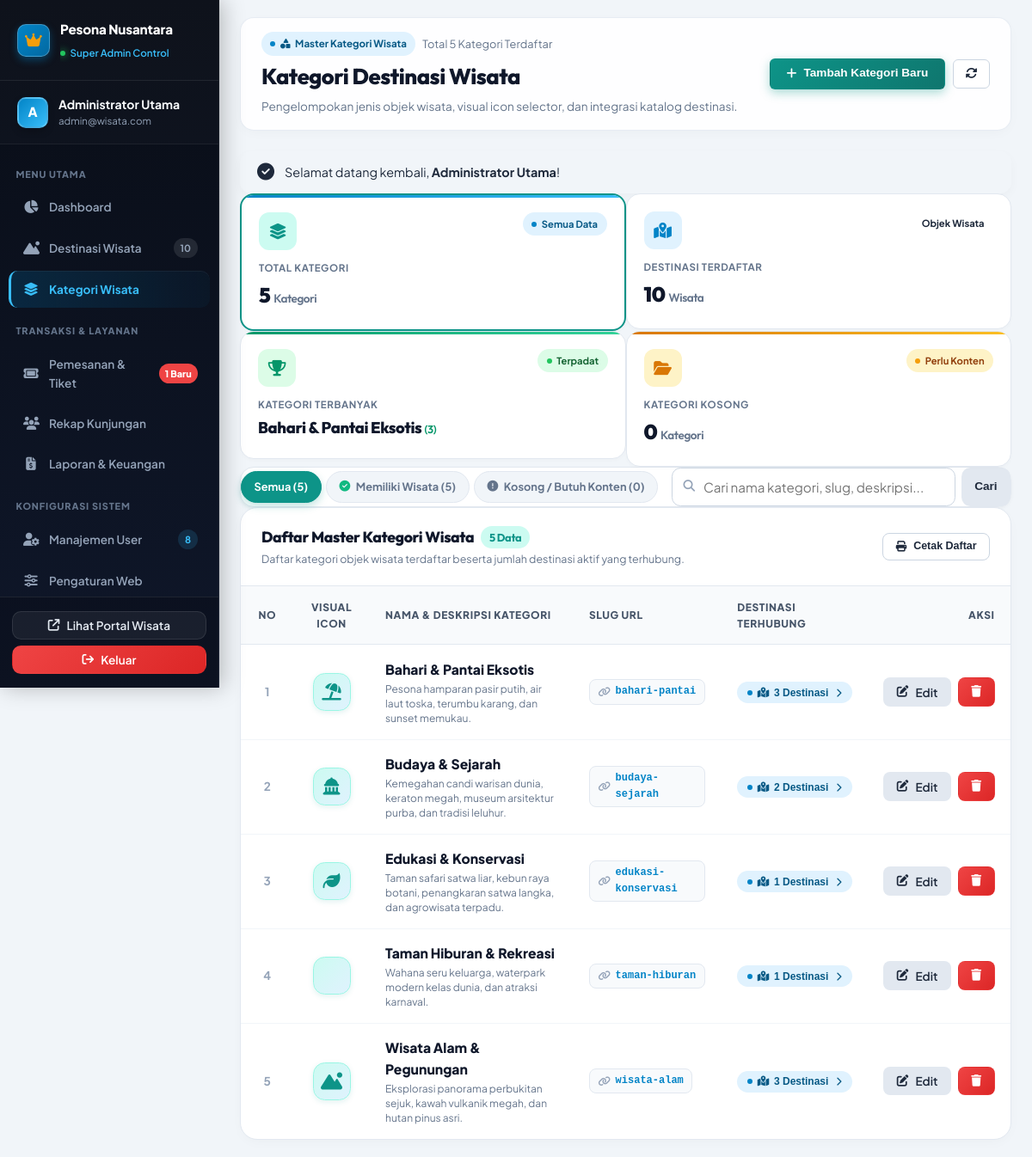
The app's page /admin/kategori.php (signed in) with its own data.
### tables this page shows
CREATE TABLE `pengaturan_web` (
  `id` INT AUTO_INCREMENT PRIMARY KEY,
  `nama_sistem` VARCHAR(100) NOT NULL DEFAULT 'Pesona Nusantara',
  `tagline` VARCHAR(200) DEFAULT 'Sistem Informasi & Reservasi Wisata Berkelas Indonesia',
  `deskripsi` TEXT DEFAULT NULL,
  `kontak_email` VARCHAR(100) DEFAULT 'kontak@pesonanusantara.id',
  `kontak_telp` VARCHAR(30) DEFAULT '+62 821-9988-7766',
  `alamat` TEXT DEFAULT NULL,
  `logo` VARCHAR(255) DEFAULT NULL,
  `banner` VARCHAR(255) DEFAULT NULL,
  `sosmed_instagram` VARCHAR(100) DEFAULT 'pesonanusantara.id',
  `sosmed_facebook` VARCHAR(100) DEFAULT 'pesonanusantara.official',
  `sosmed_youtube` VARCHAR(100) DEFAULT 'PesonaNusantaraTV',
  `updated_at` TIMESTAMP DEFAULT CURRENT_TIMESTAMP ON UPDATE CURRENT_TIMESTAMP
);

CREATE TABLE `kategori_wisata` (
  `id` INT AUTO_INCREMENT PRIMARY KEY,
  `nama_kategori` VARCHAR(100) NOT NULL,
  `slug` VARCHAR(120) NOT NULL UNIQUE,
  `icon` VARCHAR(50) DEFAULT 'fa-tree',
  `deskripsi` TEXT DEFAULT NULL,
  `created_at` TIMESTAMP DEFAULT CURRENT_TIMESTAMP
);

### admin/kategori.php (the view, shortened to what the rows shown need)
<?php
require_once __DIR__ . '/../config/database.php';
$sql = "SELECT k.*, COUNT(d.id) as total_destinasi,
        GROUP_CONCAT(d.nama_destinasi SEPARATOR '||') as daftar_wisata
        FROM kategori_wisata k
        LEFT JOIN destinasi d ON k.id = d.kategori_id
        WHERE 1=1";
$params = [];
$sql .= " GROUP BY k.id";
$sql .= " ORDER BY k.nama_kategori ASC";
$stmtKat = $pdo->prepare($sql);
$stmtKat->execute($params);
$kategoriList = $stmtKat->fetchAll();
require_once __DIR__ . '/includes/header.php';
require_once __DIR__ . '/includes/sidebar.php';
?>
<main class="admin-main">
  <div class="admin-topbar-luxury">
    <div>
      <h1 style="font-size: 1.6rem; font-weight: 800; color: #0f172a; margin: 0; letter-spacing: -0.02em;">
        Kategori Destinasi Wisata
      </h1>
    </div>
  </div>
  <div class="card-table-luxury" style="width: 100%;">
    <div style="overflow-x: auto; width: 100%;">
      <table class="table-luxury" id="kategoriDataTable" style="width: 100%;">
        <thead>
          <tr>
            <th style="width: 7%; text-align: center;">No</th>
            <th style="width: 10%; text-align: center;">Visual Icon</th>
            <th style="width: 30%;">Nama & Deskripsi Kategori</th>
            <th style="width: 20%;">Slug URL</th>
            <th style="width: 18%;">Destinasi Terhubung</th>
            <th style="width: 15%; text-align: right;">Aksi</th>
          </tr>
        </thead>
        <tbody>
          <?php if (empty($kategoriList)): ?>
            <tr>
              <td colspan="6" style="text-align: center; padding: 3rem 1rem;">
                <div style="max-width: 320px; margin: 0 auto;">
                  <div style="width: 60px; height: 60px; border-radius: 50%; background: #f1f5f9; color: #94a3b8; display: inline-flex; align-items: center; justify-content: center; font-size: 1.5rem; margin-bottom: 1rem;">
                    <i class="fa-solid fa-shapes"></i>
                  </div>
                  <h4 style="font-size: 1.05rem; font-weight: 700; color: #334155; margin: 0 0 0.25rem 0;">Tidak Ada Kategori</h4>
                  <p style="font-size: 0.8rem; color: #64748b; margin: 0 0 1rem 0;">Tidak ada kategori yang sesuai dengan filter atau kata kunci pencarian.</p>
                  <button type="button" onclick="toggleKatForm()" class="btn btn-primary btn-sm">
                    <i class="fa-solid fa-plus"></i> Buat Kategori Baru
                  </button>
                </div>
              </td>
            </tr>
          <?php else: ?>
            <?php $no = 1; foreach ($kategoriList as $k): ?>
              <?php
                $daftarWisataArr = !empty($k['daftar_wisata']) ? explode('||', $k['daftar_wisata']) : [];
                $encodedList = htmlspecialchars(json_encode($daftarWisataArr), ENT_QUOTES, 'UTF-8');
              ?>
              <tr class="kategori-row">
                <td style="text-align: center; font-weight: 700; color: #94a3b8; font-size: 0.85rem;">
                  <?= $no++ ?>
                </td>
                <td style="text-align: center;">
                  <div class="kategori-avatar-icon" style="width: 44px; height: 44px; border-radius: 0.85rem; margin: 0 auto; display: inline-flex; align-items: center; justify-content: center; font-size: 1.25rem; background: linear-gradient(135deg, #ccfbf1 0%, #e0f2fe 100%); color: #0d9488; border: 1px solid #99f6e4; box-shadow: 0 2px 6px rgba(13, 148, 136, 0.12);">
                    <i class="fa-solid <?= htmlspecialchars($k['icon'] ?? 'fa-map-pin') ?>"></i>
                  </div>
                </td>
                <td>
                  <div style="font-weight: 800; font-size: 0.98rem; color: #0f172a; margin-bottom: 0.2rem;" class="kat-nama">
                    <?= htmlspecialchars($k['nama_kategori']) ?>
                  </div>
                  <?php if (!empty($k['deskripsi'])): ?>
                    <p class="text-xs text-muted kat-desc" style="margin: 0; line-height: 1.4; color: #64748b; max-width: 380px;">
                      <?= htmlspecialchars($k['deskripsi']) ?>
                    </p>
                  <?php else: ?>
                    <span class="text-xs" style="color: #cbd5e1; font-style: italic;">Tidak ada deskripsi</span>
                  <?php endif; ?>
                </td>
                <td>
                  <div style="display: inline-flex; align-items: center; gap: 0.35rem; background: #f8fafc; border: 1px solid #e2e8f0; padding: 0.25rem 0.6rem; border-radius: 0.5rem;">
                    <i class="fa-solid fa-link" style="color: #94a3b8; font-size: 0.72rem;"></i>
                    <code class="text-xs kat-slug" style="font-weight: 700; color: #0284c7;"><?= htmlspecialchars($k['slug']) ?></code>
                  </div>
                </td>
                <td>
                  <?php if ($k['total_destinasi'] > 0): ?>
                    <button type="button" class="badge-luxury badge-luxury-primary" onclick="showWisataModal('<?= htmlspecialchars($k['nama_kategori'], ENT_QUOTES) ?>', <?= $encodedList ?>)" style="cursor: pointer; border: none; font-size: 0.75rem; padding: 0.35rem 0.75rem; border-radius: 9999px; transition: transform 0.15s;" title="Klik untuk melihat daftar destinasi">
                      <i class="fa-solid fa-map-location-dot"></i> <?= $k['total_destinasi'] ?> Destinasi <i class="fa-solid fa-chevron-right" style="font-size: 0.65rem; margin-left: 0.2rem;"></i>
                    </button>
                  <?php else: ?>
                    <span class="badge-luxury badge-luxury-warning" style="font-size: 0.72rem; padding: 0.3rem 0.65rem;">
                      <i class="fa-solid fa-triangle-exclamation"></i> Belum Ada Wisata
                    </span>
                  <?php endif; ?>
                </td>
                <td style="text-align: right;">
                  <div class="flex gap-2 justify-end">
                    <a href="<?= BASE_URL ?>admin/kategori.php?id=<?= $k['id'] ?>&show_form=1" class="btn btn-secondary btn-sm" title="Edit Kategori" style="border-radius: 0.5rem; font-weight: 600;">
                      <i class="fa-solid fa-pen-to-square"></i> Edit
                    </a>
                    <a href="<?= BASE_URL ?>admin/kategori.php?action=delete&id=<?= $k['id'] ?>" class="btn btn-danger btn-sm" title="Hapus Kategori" style="border-radius: 0.5rem;" onclick="return confirm('Apakah Anda yakin ingin menghapus kategori \'<?= htmlspecialchars($k['nama_kategori'], ENT_QUOTES) ?>\'?')">
                      <i class="fa-solid fa-trash"></i>
                    </a>
                  </div>
                </td>
              </tr>
            <?php endforeach; ?>
          <?php endif; ?>
        </tbody>
      </table>
    </div>
  </div>
</main>
<?php require_once __DIR__ . '/includes/footer.php'; ?>

### admin/includes/sidebar.php (shortened to what the rows shown need)
<aside class="admin-sidebar">
  <div class="admin-sidebar-brand">
    <div style="overflow: hidden; flex: 1;">
      <span style="display: block; font-weight: 800; font-size: 0.95rem; color: #ffffff; letter-spacing: -0.01em; white-space: nowrap; text-overflow: ellipsis; overflow: hidden;">
        <?= htmlspecialchars($settings['nama_sistem'] ?? 'Pesona Nusantara') ?>
      </span>
      <span style="display: inline-flex; align-items: center; gap: 0.35rem; font-size: 0.72rem; color: #38bdf8; font-weight: 600;">
        <span style="width: 6px; height: 6px; border-radius: 50%; background: #22c55e; display: inline-block; box-shadow: 0 0 8px #22c55e;"></span>
        Super Admin Control
      </span>
    </div>
  </div>
</aside>

### records on screen
pengaturan_web: nama_sistem "Pesona Nusantara"
kategori_wisata: nama_kategori "Bahari & Pantai Eksotis", deskripsi "Pesona hamparan pasir putih, air laut toska, terumbu karang, dan sunset memukau.", slug "bahari-pantai", total_destinasi "3"
kategori_wisata: nama_kategori "Budaya & Sejarah", deskripsi "Kemegahan candi warisan dunia, keraton megah, museum arsitektur purba, dan tradisi leluhur.", slug "budaya-sejarah", total_destinasi "2"
kategori_wisata: nama_kategori "Edukasi & Konservasi", deskripsi "Taman safari satwa liar, kebun raya botani, penangkaran satwa langka, dan agrowisata terpadu.", slug "edukasi-konservasi", total_destinasi "1"
kategori_wisata: nama_kategori "Taman Hiburan & Rekreasi", deskripsi "Wahana seru keluarga, waterpark modern kelas dunia, dan atraksi karnaval.", slug "taman-hiburan", total_destinasi "1"
kategori_wisata: nama_kategori "Wisata Alam & Pegunungan", deskripsi "Eksplorasi panorama perbukitan sejuk, kawah vulkanik megah, dan hutan pinus asri.", slug "wisata-alam", total_destinasi "3"

### other values on screen
$initial "A"
$userName "Administrator Utama"
$userEmail "admin@wisata.com"
$cntDestinasi "10"
$cntPendingPesanan "1"
$cntUsers "8"
$totalKategori "5"
$flash['message'] "Selamat datang kembali, Administrator Utama !"
$totalDestinasi "10"
$topKategori['nama_kategori'] "Bahari & Pantai Eksotis"
$topKategori['cnt'] "3"
$emptyKategoriCount "0"
$totalKategori - $emptyKategoriCount "5"
count($kategoriList) "5"
